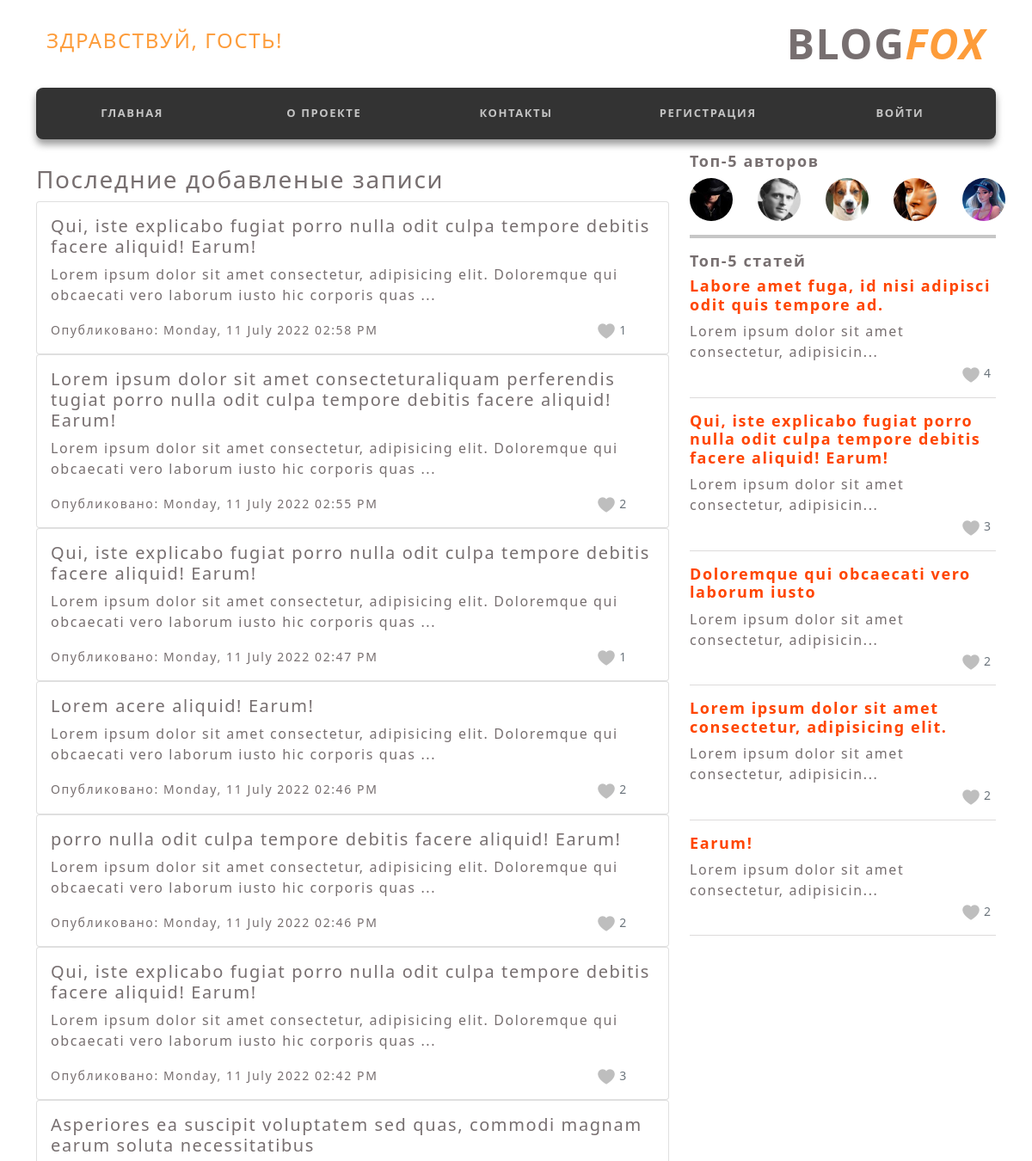
Page /home (upper part) on the earlier database version.
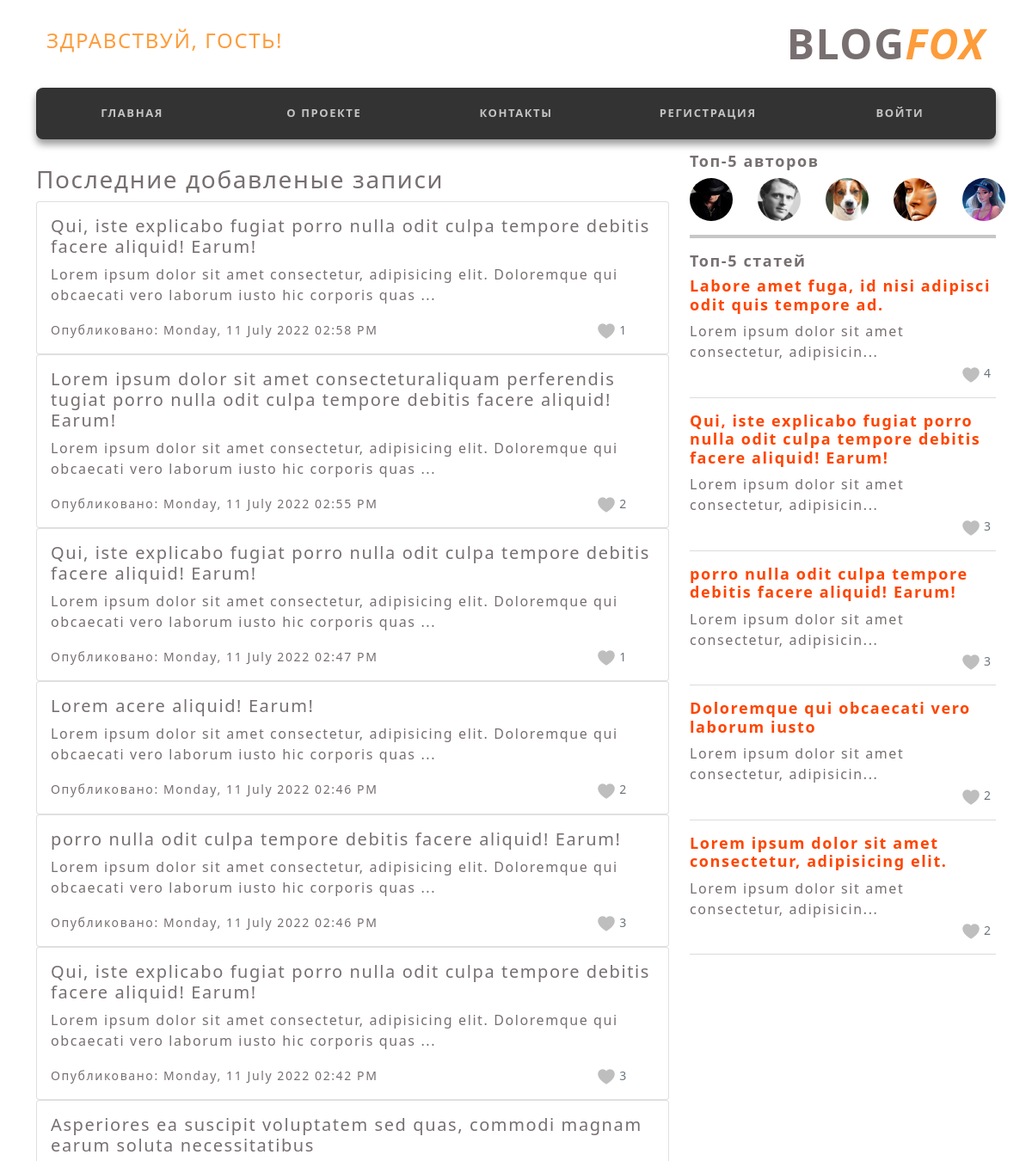
Same page on the later database version.
### flask_Gubanov_project/models.py (models this page shows, shortened)
class Post(db.Model):
    id = db.Column(db.Integer, primary_key=True)
    title = db.Column(db.String(100), nullable=False)
    date_posted = db.Column(db.DateTime, nullable=False, default=datetime.utcnow)
    content = db.Column(db.Text, nullable=False)
    user_id = db.Column(db.Integer, db.ForeignKey('user.id'), nullable=False)
    total_likes = db.Column(db.Integer, nullable=True, default=0)
    likes = db.relationship('Like', backref='like')
    post_image = db.Column(db.String(20), nullable=False, default='post_default_img.png')
    @staticmethod
    def get_top_posts_by_likes(limit=1):
        list_order = Post.query.order_by(Post.total_likes.desc()).limit(limit)
        return list_order
    @staticmethod
    def get_last_post(limit=1):
        last_post = Post.query.order_by(Post.date_posted.desc()).limit(limit)
        return last_post

class User(db.Model, UserMixin):
    id = db.Column(db.Integer, primary_key=True)
    username = db.Column(db.String(20), unique=True, nullable=False)
    email = db.Column(db.String(120), unique=True, nullable=False)
    image_file = db.Column(db.String(20), nullable=False, default='default.png')
    password = db.Column(db.String(60), nullable=False)
    posts = db.relationship('Post', backref='author', lazy=True)
    @staticmethod
    def get_top_users(limit=5):
        users = User.query.filter(User.posts).all()
        return users

### flask_Gubanov_project/main/routes.py (the view)
@main.route("/", methods=['GET'])
@main.route("/home", methods=['GET'])
def home():
    last_posts = Post.get_last_post(limit=10)
    top_posts = Post.get_top_posts_by_likes(limit=5)
    top_users = User.get_top_users(limit=5)
    return render_template('home.html',
                           title='Главня',
                           top_posts=top_posts,
                           last_posts=last_posts,
                           top_users=top_users
                           )

### flask_Gubanov_project/templates/home.html (shortened to what this page needs)
{% extends "layout.html" %}
{% block content %}
    <div class="container">
        <main class="row">
            <section class="posts-block block col-8">
                <h3>Последние добавленые записи</h3>
                <div>
                    {% for post in last_posts %}
                        <div class="card w-95">
                            <div class="card-body">
                                <h5 class="card-title"><a href="{{ url_for('posts.post', post_id=post.id) }}">{{ post.title }}</a></h5>
                                <p class="card-text">{{ post.content[:120] }} ...</p>
                                <div class="row justify-content-between">
                                    <div class="col-10">
                                        <small>
                                            <span>Опубликовано: {{ post.date_posted.strftime('%A, %d %B %Y %I:%M %p') }}</span>
                                        </small>
                                    </div>
                                    <div class="col-2 text-center">
                                        <small class="text-muted">
                                            <img src="{{ url_for('static', filename='images/like_mini.png') }}" alt="like">
                                            {{ post.total_likes}}
                                        </small>
                                    </div>
                                </div>
                            </div>
                        </div>
                    {% endfor %}
                </div>
            </section>
            <aside class="col-4">
                {% include "inc-sidebar.html" %}
            </aside>
        </main>
    </div>
{% endblock content %}

### flask_Gubanov_project/templates/inc-sidebar.html
<div class="sidebar-block">
    <h3 style="font-weight: 600; font-size: large;">Топ-5 авторов</h3>
    <div class="user row text-center justify-content-between">
        {% for user in top_users %}
            <div class="user_ava col-2">
                <a href="{{ url_for('users.user_posts', username=user.username) }}"><img src="{{ url_for('static', filename='profile_pics/' + user.image_file) }}" class="rounded-circle article-img" style="width: 50px; height: 50px;" alt=""></a>
            </div>
    {% endfor %}
    </div>
    <hr style="border: 2px solid; color:rgb(38, 38, 38)">
    <h3 style="font-weight: 600; font-size: large;">Топ-5 статей</h3>
    {% for post in top_posts %}
        <div class="top-post">
            <a href="{{ url_for('posts.post', post_id=post.id) }}"><h5 style="font-weight: 600; font-size: large; color: orangered;">{{ post.title }}</h5></a>
            {{ post.content[:50] }}...<br>
            <div class="row justify-content-between">
                <div class="col-10"></div>
                <div class="col-2">
                    <small class="text-muted">
                        <img src="{{ url_for('static', filename='images/like_mini.png') }}" alt="like">
                        {{ post.total_likes}}
                    </small>
                </div>
            </div>
            <hr>
        </div>
    {% endfor %}
</div>

Differences in the rows shown:
no longer on this page (row unchanged): Post: title "Earum!", content "Lorem ipsum dolor sit amet consectetur, adipisicin", total_likes "2", shown under "Топ-5 статей"
now on one of the page's lists (row edited): Post: title "porro nulla odit culpa tempore debitis facere aliquid! Earum!", content "Lorem ipsum dolor sit amet consectetur, adipisicin", total_likes "3"
changed Post "porro nulla odit culpa tempore debitis facere aliquid! Earum!": total_likes "2" → "3"
